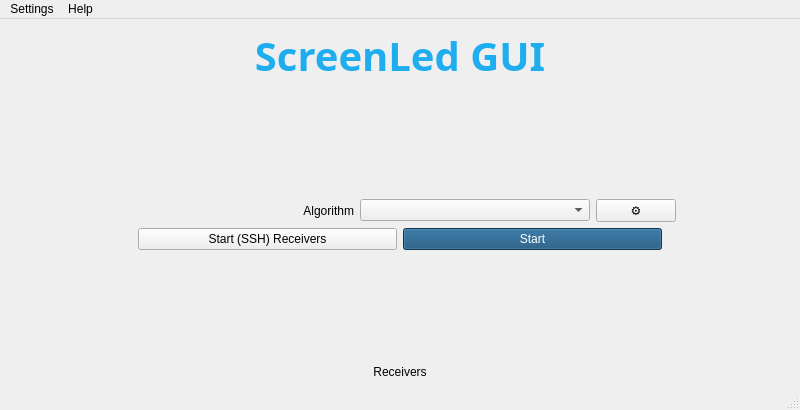
<?xml version="1.0" encoding="UTF-8"?>
<ui version="4.0">
 <class>MainGUI</class>
 <widget class="QMainWindow" name="MainGUI">
  <property name="geometry">
   <rect>
    <x>0</x>
    <y>0</y>
    <width>800</width>
    <height>410</height>
   </rect>
  </property>
  <property name="windowTitle">
   <string>MainWindow</string>
  </property>
  <widget class="QWidget" name="centralwidget">
   <layout class="QVBoxLayout" name="verticalLayout_2">
    <item>
     <widget class="QLabel" name="label">
      <property name="font">
       <font>
        <family>Meiryo</family>
        <pointsize>30</pointsize>
        <bold>true</bold>
       </font>
      </property>
      <property name="styleSheet">
       <string notr="true">color: rgb(30, 173, 239);</string>
      </property>
      <property name="text">
       <string>ScreenLed GUI</string>
      </property>
      <property name="alignment">
       <set>Qt::AlignmentFlag::AlignCenter</set>
      </property>
     </widget>
    </item>
    <item>
     <spacer name="verticalSpacer">
      <property name="orientation">
       <enum>Qt::Orientation::Vertical</enum>
      </property>
      <property name="sizeHint" stdset="0">
       <size>
        <width>20</width>
        <height>40</height>
       </size>
      </property>
     </spacer>
    </item>
    <item>
     <layout class="QHBoxLayout" name="horizontalLayout" stretch="2,1,2,0,1">
      <item>
       <spacer name="horizontalSpacer">
        <property name="orientation">
         <enum>Qt::Orientation::Horizontal</enum>
        </property>
        <property name="sizeHint" stdset="0">
         <size>
          <width>40</width>
          <height>20</height>
         </size>
        </property>
       </spacer>
      </item>
      <item>
       <widget class="QLabel" name="label_2">
        <property name="text">
         <string>Algorithm</string>
        </property>
        <property name="alignment">
         <set>Qt::AlignmentFlag::AlignRight|Qt::AlignmentFlag::AlignTrailing|Qt::AlignmentFlag::AlignVCenter</set>
        </property>
       </widget>
      </item>
      <item>
       <widget class="QComboBox" name="mainGUIAlgoSelect"/>
      </item>
      <item>
       <widget class="QPushButton" name="algoConfigButt">
        <property name="text">
         <string>⚙️</string>
        </property>
       </widget>
      </item>
      <item>
       <spacer name="horizontalSpacer_2">
        <property name="orientation">
         <enum>Qt::Orientation::Horizontal</enum>
        </property>
        <property name="sizeHint" stdset="0">
         <size>
          <width>40</width>
          <height>20</height>
         </size>
        </property>
       </spacer>
      </item>
     </layout>
    </item>
    <item>
     <layout class="QHBoxLayout" name="horizontalLayout_2" stretch="1,2,2,1">
      <item>
       <spacer name="horizontalSpacer_3">
        <property name="orientation">
         <enum>Qt::Orientation::Horizontal</enum>
        </property>
        <property name="sizeHint" stdset="0">
         <size>
          <width>40</width>
          <height>20</height>
         </size>
        </property>
       </spacer>
      </item>
      <item>
       <widget class="QPushButton" name="startReceiversButt">
        <property name="text">
         <string>Start (SSH) Receivers</string>
        </property>
       </widget>
      </item>
      <item>
       <widget class="QPushButton" name="startButt">
        <property name="styleSheet">
         <string notr="true">color: rgb(255, 255, 255);
background-color: rgb(18, 76, 120);</string>
        </property>
        <property name="text">
         <string>Start</string>
        </property>
       </widget>
      </item>
      <item>
       <spacer name="horizontalSpacer_4">
        <property name="orientation">
         <enum>Qt::Orientation::Horizontal</enum>
        </property>
        <property name="sizeHint" stdset="0">
         <size>
          <width>40</width>
          <height>20</height>
         </size>
        </property>
       </spacer>
      </item>
     </layout>
    </item>
    <item>
     <spacer name="verticalSpacer_2">
      <property name="orientation">
       <enum>Qt::Orientation::Vertical</enum>
      </property>
      <property name="sizeHint" stdset="0">
       <size>
        <width>20</width>
        <height>40</height>
       </size>
      </property>
     </spacer>
    </item>
    <item>
     <layout class="QVBoxLayout" name="receiverStatusContainer">
      <item>
       <widget class="QLabel" name="label_3">
        <property name="text">
         <string>Receivers</string>
        </property>
        <property name="alignment">
         <set>Qt::AlignmentFlag::AlignCenter</set>
        </property>
       </widget>
      </item>
     </layout>
    </item>
   </layout>
  </widget>
  <widget class="QMenuBar" name="menubar">
   <property name="geometry">
    <rect>
     <x>0</x>
     <y>0</y>
     <width>800</width>
     <height>21</height>
    </rect>
   </property>
   <widget class="QMenu" name="menuSettings">
    <property name="title">
     <string>Settings</string>
    </property>
    <addaction name="actionConfiguration"/>
    <addaction name="actionReceiver_console"/>
    <addaction name="actionExit"/>
   </widget>
   <widget class="QMenu" name="menuHelp">
    <property name="title">
     <string>Help</string>
    </property>
    <addaction name="actionAbout"/>
   </widget>
   <addaction name="menuSettings"/>
   <addaction name="menuHelp"/>
  </widget>
  <widget class="QStatusBar" name="statusbar"/>
  <action name="actionConfiguration">
   <property name="text">
    <string>Configuration</string>
   </property>
  </action>
  <action name="actionExit">
   <property name="text">
    <string>Exit</string>
   </property>
  </action>
  <action name="actionAbout">
   <property name="text">
    <string>About</string>
   </property>
  </action>
  <action name="actionReceiver_console">
   <property name="text">
    <string>Receiver console</string>
   </property>
  </action>
 </widget>
 <resources/>
 <connections/>
</ui>
